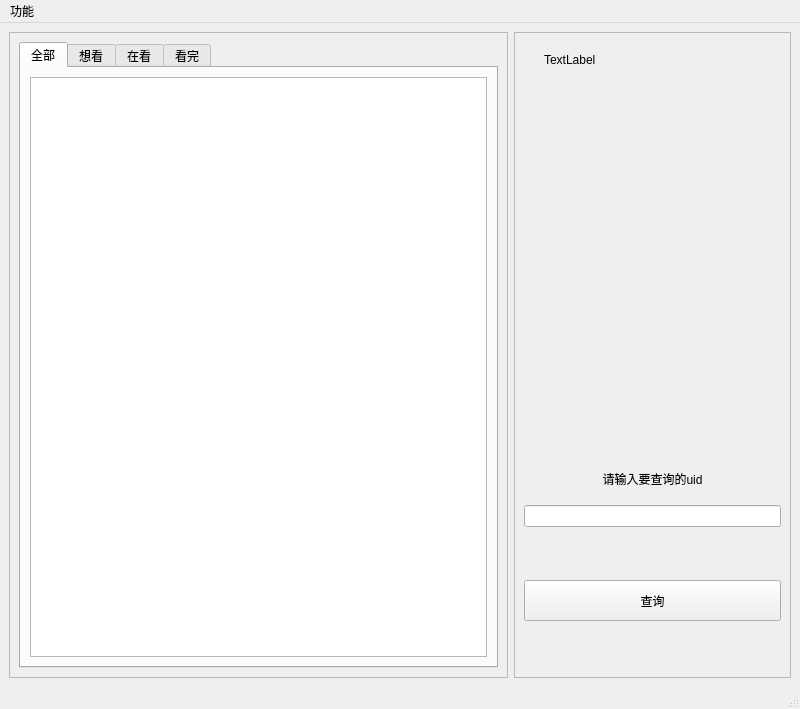
<?xml version="1.0" encoding="UTF-8"?>
<ui version="4.0">
 <class>MainWindow</class>
 <widget class="QMainWindow" name="MainWindow">
  <property name="geometry">
   <rect>
    <x>0</x>
    <y>0</y>
    <width>800</width>
    <height>709</height>
   </rect>
  </property>
  <property name="minimumSize">
   <size>
    <width>509</width>
    <height>455</height>
   </size>
  </property>
  <property name="windowTitle">
   <string>MainWindow</string>
  </property>
  <widget class="QWidget" name="centralwidget">
   <property name="sizePolicy">
    <sizepolicy hsizetype="Preferred" vsizetype="Preferred">
     <horstretch>0</horstretch>
     <verstretch>0</verstretch>
    </sizepolicy>
   </property>
   <layout class="QVBoxLayout" name="verticalLayout_2">
    <item>
     <layout class="QHBoxLayout" name="horizontalLayout">
      <property name="leftMargin">
       <number>0</number>
      </property>
      <item>
       <widget class="QFrame" name="frame">
        <property name="sizePolicy">
         <sizepolicy hsizetype="Preferred" vsizetype="Preferred">
          <horstretch>36</horstretch>
          <verstretch>0</verstretch>
         </sizepolicy>
        </property>
        <property name="frameShape">
         <enum>QFrame::StyledPanel</enum>
        </property>
        <property name="frameShadow">
         <enum>QFrame::Raised</enum>
        </property>
        <layout class="QVBoxLayout" name="verticalLayout_4">
         <item>
          <layout class="QVBoxLayout" name="verticalLayout_3">
           <item>
            <widget class="QTabWidget" name="tabWidget">
             <property name="currentIndex">
              <number>0</number>
             </property>
             <widget class="QWidget" name="tab">
              <attribute name="title">
               <string>全部</string>
              </attribute>
              <layout class="QHBoxLayout" name="horizontalLayout_3">
               <item>
                <layout class="QVBoxLayout" name="verticalLayout_5">
                 <item>
                  <widget class="QListWidget" name="listWidget"/>
                 </item>
                </layout>
               </item>
              </layout>
             </widget>
             <widget class="QWidget" name="tab_3">
              <attribute name="title">
               <string>想看</string>
              </attribute>
              <layout class="QHBoxLayout" name="horizontalLayout_4">
               <item>
                <layout class="QVBoxLayout" name="verticalLayout_6">
                 <item>
                  <widget class="QListWidget" name="listWidget_2"/>
                 </item>
                </layout>
               </item>
              </layout>
             </widget>
             <widget class="QWidget" name="tab_4">
              <attribute name="title">
               <string>在看</string>
              </attribute>
              <layout class="QHBoxLayout" name="horizontalLayout_6">
               <item>
                <layout class="QHBoxLayout" name="horizontalLayout_5">
                 <item>
                  <widget class="QListWidget" name="listWidget_3"/>
                 </item>
                </layout>
               </item>
              </layout>
             </widget>
             <widget class="QWidget" name="tab_2">
              <attribute name="title">
               <string>看完</string>
              </attribute>
              <layout class="QVBoxLayout" name="verticalLayout_7">
               <item>
                <layout class="QHBoxLayout" name="horizontalLayout_7">
                 <item>
                  <widget class="QListWidget" name="listWidget_4"/>
                 </item>
                </layout>
               </item>
              </layout>
             </widget>
            </widget>
           </item>
          </layout>
         </item>
        </layout>
       </widget>
      </item>
      <item>
       <widget class="QFrame" name="frame_2">
        <property name="sizePolicy">
         <sizepolicy hsizetype="Preferred" vsizetype="Preferred">
          <horstretch>20</horstretch>
          <verstretch>0</verstretch>
         </sizepolicy>
        </property>
        <property name="maximumSize">
         <size>
          <width>375</width>
          <height>16777215</height>
         </size>
        </property>
        <property name="frameShape">
         <enum>QFrame::StyledPanel</enum>
        </property>
        <property name="frameShadow">
         <enum>QFrame::Raised</enum>
        </property>
        <layout class="QHBoxLayout" name="horizontalLayout_2">
         <item>
          <layout class="QVBoxLayout" name="verticalLayout">
           <property name="leftMargin">
            <number>0</number>
           </property>
           <item>
            <widget class="QWidget" name="widget" native="true">
             <property name="sizePolicy">
              <sizepolicy hsizetype="Preferred" vsizetype="Preferred">
               <horstretch>0</horstretch>
               <verstretch>20</verstretch>
              </sizepolicy>
             </property>
             <property name="maximumSize">
              <size>
               <width>16777215</width>
               <height>16777215</height>
              </size>
             </property>
             <widget class="QLabel" name="label">
              <property name="geometry">
               <rect>
                <x>20</x>
                <y>10</y>
                <width>72</width>
                <height>15</height>
               </rect>
              </property>
              <property name="text">
               <string>TextLabel</string>
              </property>
             </widget>
            </widget>
           </item>
           <item>
            <widget class="QLabel" name="label_2">
             <property name="sizePolicy">
              <sizepolicy hsizetype="Preferred" vsizetype="Preferred">
               <horstretch>0</horstretch>
               <verstretch>2</verstretch>
              </sizepolicy>
             </property>
             <property name="text">
              <string>请输入要查询的uid</string>
             </property>
             <property name="alignment">
              <set>Qt::AlignCenter</set>
             </property>
            </widget>
           </item>
           <item>
            <widget class="QLineEdit" name="lineEdit">
             <property name="sizePolicy">
              <sizepolicy hsizetype="Preferred" vsizetype="Preferred">
               <horstretch>0</horstretch>
               <verstretch>1</verstretch>
              </sizepolicy>
             </property>
             <property name="alignment">
              <set>Qt::AlignCenter</set>
             </property>
            </widget>
           </item>
           <item>
            <widget class="QWidget" name="widget_3" native="true">
             <property name="sizePolicy">
              <sizepolicy hsizetype="Preferred" vsizetype="Preferred">
               <horstretch>0</horstretch>
               <verstretch>2</verstretch>
              </sizepolicy>
             </property>
            </widget>
           </item>
           <item>
            <widget class="QPushButton" name="pushButton">
             <property name="sizePolicy">
              <sizepolicy hsizetype="Preferred" vsizetype="Preferred">
               <horstretch>0</horstretch>
               <verstretch>2</verstretch>
              </sizepolicy>
             </property>
             <property name="text">
              <string>查询</string>
             </property>
             <property name="autoRepeat">
              <bool>false</bool>
             </property>
            </widget>
           </item>
           <item>
            <widget class="QWidget" name="widget_2" native="true">
             <property name="sizePolicy">
              <sizepolicy hsizetype="Preferred" vsizetype="Preferred">
               <horstretch>0</horstretch>
               <verstretch>2</verstretch>
              </sizepolicy>
             </property>
            </widget>
           </item>
          </layout>
         </item>
        </layout>
       </widget>
      </item>
     </layout>
    </item>
   </layout>
  </widget>
  <widget class="QMenuBar" name="menubar">
   <property name="geometry">
    <rect>
     <x>0</x>
     <y>0</y>
     <width>800</width>
     <height>26</height>
    </rect>
   </property>
   <widget class="QMenu" name="menu">
    <property name="title">
     <string>功能</string>
    </property>
    <addaction name="action"/>
    <addaction name="action_2"/>
   </widget>
   <addaction name="menu"/>
  </widget>
  <widget class="QStatusBar" name="statusbar"/>
  <action name="action">
   <property name="text">
    <string>获取追番列表</string>
   </property>
  </action>
  <action name="action_2">
   <property name="text">
    <string>比对追番列表</string>
   </property>
  </action>
 </widget>
 <resources/>
 <connections/>
</ui>
